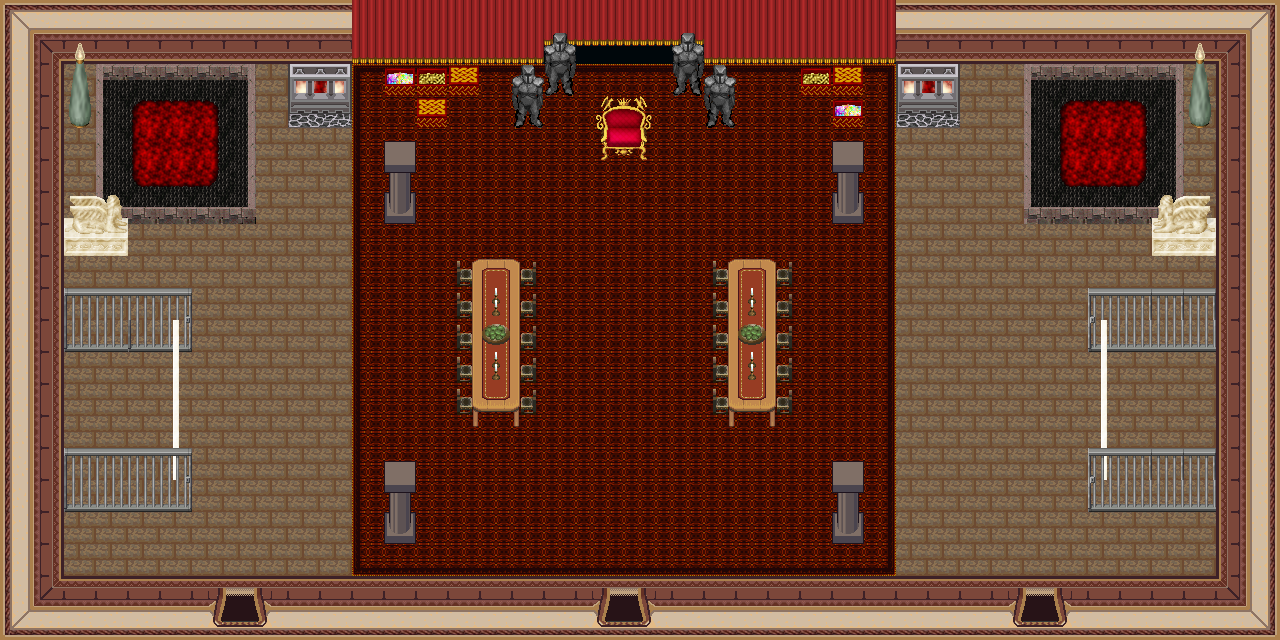

A level layout from a 2D game, rendered from its tile map. Below: a short description, then the map file with tile-grid data replaced by summaries:
An orthogonal 40x20 tile map with 32x32 px tiles, 4 tile layers (0_floor, 1_terrain, 2_object, 3_roof), 3 hidden layers not drawn, 25 tilesets.

<map version="1.0" tiledversion="1.1.5" orientation="orthogonal" renderorder="right-down" width="40" height="20" tilewidth="32" tileheight="32" infinite="0" nextobjectid="1">
 <tileset firstgid="1" name="logic/portal" tilewidth="32" tileheight="32" tilecount="16" columns="8">
  <image source="../../tileset/logic/portal.png" width="256" height="64" />
 </tileset>
 <tileset firstgid="17" name="logic/collision" tilewidth="32" tileheight="32" tilecount="1" columns="1">
  <image source="../../tileset/logic/collision.png" width="32" height="32" />
 </tileset>
 <tileset firstgid="18" name="furniture/carpet/carpets_2" tilewidth="32" tileheight="32" tilecount="12" columns="4">
  <image source="../../tileset/furniture/carpet/carpets_2.png" width="128" height="96" />
 </tileset>
 <tileset firstgid="30" name="furniture/carpet/dark_red" tilewidth="32" tileheight="32" tilecount="9" columns="3">
  <image source="../../tileset/furniture/carpet/dark_red.png" width="96" height="96" />
 </tileset>
 <tileset firstgid="39" name="building/wall/int_wall_dark_red" tilewidth="32" tileheight="32" tilecount="16" columns="4">
  <image source="../../tileset/building/wall/int_wall_dark_red.png" width="128" height="128" />
 </tileset>
 <tileset firstgid="55" name="building/wall/int_wall_dark_red_corners" tilewidth="32" tileheight="32" tilecount="16" columns="4">
  <image source="../../tileset/building/wall/int_wall_dark_red_corners.png" width="128" height="128" />
 </tileset>
 <tileset firstgid="71" name="building/entrance/dark_red_ns" tilewidth="32" tileheight="32" tilecount="12" columns="3">
  <image source="../../tileset/building/entrance/dark_red_ns.png" width="96" height="128" />
 </tileset>
 <tileset firstgid="83" name="building/decoration/fireplace_2" tilewidth="32" tileheight="32" tilecount="9" columns="3">
  <image source="../../tileset/building/decoration/fireplace_2.png" width="96" height="96" />
 </tileset>
 <tileset firstgid="92" name="ground/fire/fire" tilewidth="32" tileheight="32" tilecount="27" columns="3">
  <image source="../../tileset/ground/fire/fire.png" width="96" height="288" />
 </tileset>
 <tileset firstgid="119" name="furniture/chair/throne" tilewidth="32" tileheight="32" tilecount="6" columns="3">
  <image source="../../tileset/furniture/chair/throne.png" width="96" height="64" />
 </tileset>
 <tileset firstgid="125" name="item/statue/lion_statues" tilewidth="32" tileheight="32" tilecount="8" columns="2">
  <image source="../../tileset/item/statue/lion_statues.png" width="64" height="128" />
 </tileset>
 <tileset firstgid="133" name="item/armor/suit_of_armor2" tilewidth="32" tileheight="32" tilecount="4" columns="2">
  <image source="../../tileset/item/armor/suit_of_armor2.png" width="64" height="64" />
 </tileset>
 <tileset firstgid="137" name="ground/stone_floors" tilewidth="32" tileheight="32" tilecount="6" columns="3">
  <image source="../../tileset/ground/stone_floors.png" width="96" height="64" />
 </tileset>
 <tileset firstgid="143" name="item/chest/chests_red" tilewidth="32" tileheight="32" tilecount="4" columns="2">
  <image source="../../tileset/item/chest/chests_red.png" width="64" height="64" />
 </tileset>
 <tileset firstgid="147" name="furniture/light/tall_lamp" tilewidth="32" tileheight="32" tilecount="3" columns="1">
  <image source="../../tileset/furniture/light/tall_lamp.png" width="32" height="96" />
 </tileset>
 <tileset firstgid="150" name="furniture/table/wooden_with_candles" tilewidth="32" tileheight="32" tilecount="12" columns="3">
  <image source="../../tileset/furniture/table/wooden_with_candles.png" width="96" height="128" />
 </tileset>
 <tileset firstgid="162" name="item/food/rustic_meals" tilewidth="32" tileheight="32" tilecount="2" columns="2">
  <image source="../../tileset/item/food/rustic_meals.png" width="64" height="32" />
 </tileset>
 <tileset firstgid="164" name="furniture/curtain/dark_red" tilewidth="32" tileheight="32" tilecount="4" columns="2">
  <image source="../../tileset/furniture/curtain/dark_red.png" width="64" height="64" />
 </tileset>
 <tileset firstgid="168" name="building/entrance/int_iron_bars" tilewidth="32" tileheight="32" tilecount="12" columns="3">
  <image source="../../tileset/building/entrance/int_iron_bars.png" width="96" height="128" />
 </tileset>
 <tileset firstgid="180" name="building/fence/stone_fence_white" tilewidth="32" tileheight="32" tilecount="9" columns="3">
  <image source="../../tileset/building/fence/stone_fence_white.png" width="96" height="96" />
 </tileset>
 <tileset firstgid="189" name="logic/creature/huge_animal" tilewidth="32" tileheight="32" tilecount="14" columns="14">
  <image source="../../tileset/logic/creature/huge_animal.png" width="451" height="32" />
 </tileset>
 <tileset firstgid="203" name="building/decoration/furnace" tilewidth="32" tileheight="32" tilecount="4" columns="2">
  <image source="../../tileset/building/decoration/furnace.png" width="64" height="64" />
 </tileset>
 <tileset firstgid="207" name="furniture/light/flames" tilewidth="32" tileheight="32" tilecount="6" columns="6">
  <image source="../../tileset/furniture/light/flames.png" width="192" height="32" />
 </tileset>
 <tileset firstgid="213" name="furniture/chair/greenish_grey" tilewidth="32" tileheight="32" tilecount="4" columns="2">
  <image source="../../tileset/furniture/chair/greenish_grey.png" trans="ff00ff" width="64" height="64" />
 </tileset>
 <tileset firstgid="217" name="object/rock/pillars_stone" tilewidth="32" tileheight="32" tilecount="36" columns="6">
  <image source="../../tileset/object/rock/pillars_stone.png" width="192" height="192" />
 </tileset>
 <layer name="0_floor" width="40" height="20">
  <data>[800 cells, 799 non-empty, 4 distinct tile ids]</data>
 </layer>
 <layer name="1_terrain" width="40" height="20">
  <data>[800 cells, 407 non-empty, 67 distinct tile ids]</data>
 </layer>
 <layer name="2_object" width="40" height="20">
  <data>[800 cells, 93 non-empty, 32 distinct tile ids]</data>
 </layer>
 <layer name="3_roof" width="40" height="20">
  <data>[800 cells, 32 non-empty, 14 distinct tile ids]</data>
 </layer>
 <layer name="objects" width="40" height="20" visible="0">
  <data>[800 cells, 5 non-empty, 3 distinct tile ids]</data>
 </layer>
 <layer name="collision" width="40" height="20" visible="0" opacity="0.37">
  <data>[800 cells, 339 non-empty, 1 distinct tile ids]</data>
 </layer>
 <layer name="protection" width="40" height="20" visible="0">
  <data>[800 cells, 0 non-empty, 0 distinct tile ids]</data>
 </layer>
</map>
